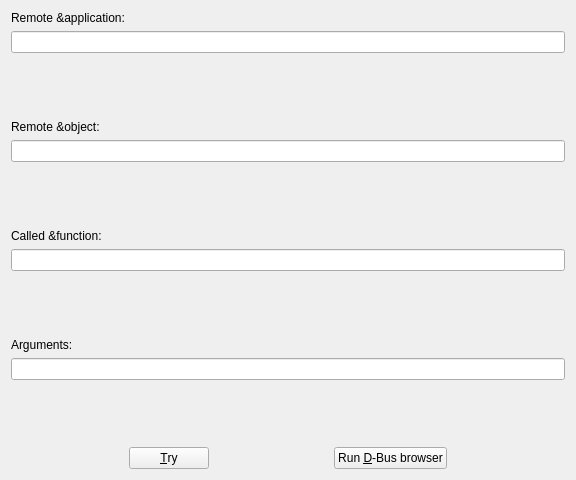
<ui version="4.0" stdsetdef="1" >
  <author></author>
  <comment></comment>
  <exportmacro></exportmacro>
  <class>KHotKeys::Dbus_widget_ui</class>
  <widget class="QWidget" name="Dbus_widget_ui" >
    <property name="geometry" >
      <rect>
        <x>0</x>
        <y>0</y>
        <width>576</width>
        <height>480</height>
      </rect>
    </property>
    <layout class="QVBoxLayout" >
      <property name="margin" >
        <number>11</number>
      </property>
      <property name="spacing" >
        <number>6</number>
      </property>
      <item>
        <widget class="QLabel" name="remote_app_label" >
          <property name="text" >
            <string>Remote &amp;application:</string>
          </property>
          <property name="buddy" stdset="0" >
            <cstring>remote_app_lineedit</cstring>
          </property>
          <property name="wordWrap" >
            <bool>false</bool>
          </property>
        </widget>
      </item>
      <item>
        <widget class="QLineEdit" name="remote_app_lineedit" />
      </item>
      <item>
        <spacer name="Spacer1" >
          <property name="sizeHint" >
            <size>
              <width>0</width>
              <height>20</height>
            </size>
          </property>
          <property name="sizeType" >
            <enum>QSizePolicy::Expanding</enum>
          </property>
          <property name="orientation" >
            <enum>Qt::Qt::Vertical</enum>
          </property>
        </spacer>
      </item>
      <item>
        <widget class="QLabel" name="remote_object_label" >
          <property name="text" >
            <string>Remote &amp;object:</string>
          </property>
          <property name="buddy" stdset="0" >
            <cstring>remote_object_lineedit</cstring>
          </property>
          <property name="wordWrap" >
            <bool>false</bool>
          </property>
        </widget>
      </item>
      <item>
        <widget class="QLineEdit" name="remote_object_lineedit" />
      </item>
      <item>
        <spacer name="Spacer2" >
          <property name="sizeHint" >
            <size>
              <width>0</width>
              <height>20</height>
            </size>
          </property>
          <property name="sizeType" >
            <enum>QSizePolicy::Expanding</enum>
          </property>
          <property name="orientation" >
            <enum>Qt::Qt::Vertical</enum>
          </property>
        </spacer>
      </item>
      <item>
        <widget class="QLabel" name="called_function_label" >
          <property name="text" >
            <string>Called &amp;function:</string>
          </property>
          <property name="buddy" stdset="0" >
            <cstring>called_function_lineedit</cstring>
          </property>
          <property name="wordWrap" >
            <bool>false</bool>
          </property>
        </widget>
      </item>
      <item>
        <widget class="QLineEdit" name="called_function_lineedit" />
      </item>
      <item>
        <spacer name="Spacer3" >
          <property name="sizeHint" >
            <size>
              <width>0</width>
              <height>20</height>
            </size>
          </property>
          <property name="sizeType" >
            <enum>QSizePolicy::Expanding</enum>
          </property>
          <property name="orientation" >
            <enum>Qt::Qt::Vertical</enum>
          </property>
        </spacer>
      </item>
      <item>
        <widget class="QLabel" name="arguments_label" >
          <property name="text" >
            <string>Arguments:</string>
          </property>
          <property name="buddy" stdset="0" >
            <cstring>arguments_lineedit</cstring>
          </property>
          <property name="wordWrap" >
            <bool>false</bool>
          </property>
        </widget>
      </item>
      <item>
        <widget class="QLineEdit" name="arguments_lineedit" />
      </item>
      <item>
        <spacer name="Spacer4" >
          <property name="sizeHint" >
            <size>
              <width>0</width>
              <height>20</height>
            </size>
          </property>
          <property name="sizeType" >
            <enum>QSizePolicy::Expanding</enum>
          </property>
          <property name="orientation" >
            <enum>Qt::Qt::Vertical</enum>
          </property>
        </spacer>
      </item>
      <item>
        <layout class="QHBoxLayout" >
          <property name="margin" >
            <number>0</number>
          </property>
          <property name="spacing" >
            <number>6</number>
          </property>
          <item>
            <spacer name="Spacer1_2" >
              <property name="sizeHint" >
                <size>
                  <width>20</width>
                  <height>0</height>
                </size>
              </property>
              <property name="sizeType" >
                <enum>QSizePolicy::Expanding</enum>
              </property>
              <property name="orientation" >
                <enum>Qt::Qt::Horizontal</enum>
              </property>
            </spacer>
          </item>
          <item>
            <widget class="QPushButton" name="try_button" >
              <property name="text" >
                <string>&amp;Try</string>
              </property>
            </widget>
          </item>
          <item>
            <spacer name="Spacer5" >
              <property name="sizeHint" >
                <size>
                  <width>20</width>
                  <height>0</height>
                </size>
              </property>
              <property name="sizeType" >
                <enum>QSizePolicy::Expanding</enum>
              </property>
              <property name="orientation" >
                <enum>Qt::Qt::Horizontal</enum>
              </property>
            </spacer>
          </item>
          <item>
            <widget class="QPushButton" name="PushButton1" >
              <property name="text" >
                <string>Run &amp;D-Bus browser</string>
              </property>
            </widget>
          </item>
          <item>
            <spacer name="Spacer6" >
              <property name="sizeHint" >
                <size>
                  <width>20</width>
                  <height>0</height>
                </size>
              </property>
              <property name="sizeType" >
                <enum>QSizePolicy::Expanding</enum>
              </property>
              <property name="orientation" >
                <enum>Qt::Qt::Horizontal</enum>
              </property>
            </spacer>
          </item>
        </layout>
      </item>
    </layout>
  </widget>
  <layoutdefault spacing="6" margin="11" />
  <layoutfunction spacing="KDialog::spacingHint" margin="KDialog::marginHint" />
  <pixmapfunction>qPixmapFromMimeSource</pixmapfunction>
  <tabstops>
    <tabstop>remote_app_lineedit</tabstop>
    <tabstop>remote_object_lineedit</tabstop>
    <tabstop>called_function_lineedit</tabstop>
    <tabstop>arguments_lineedit</tabstop>
    <tabstop>try_button</tabstop>
    <tabstop>PushButton1</tabstop>
  </tabstops>
  <includes>
    <include location="global" >kdialog.h</include>
  </includes>
</ui>
